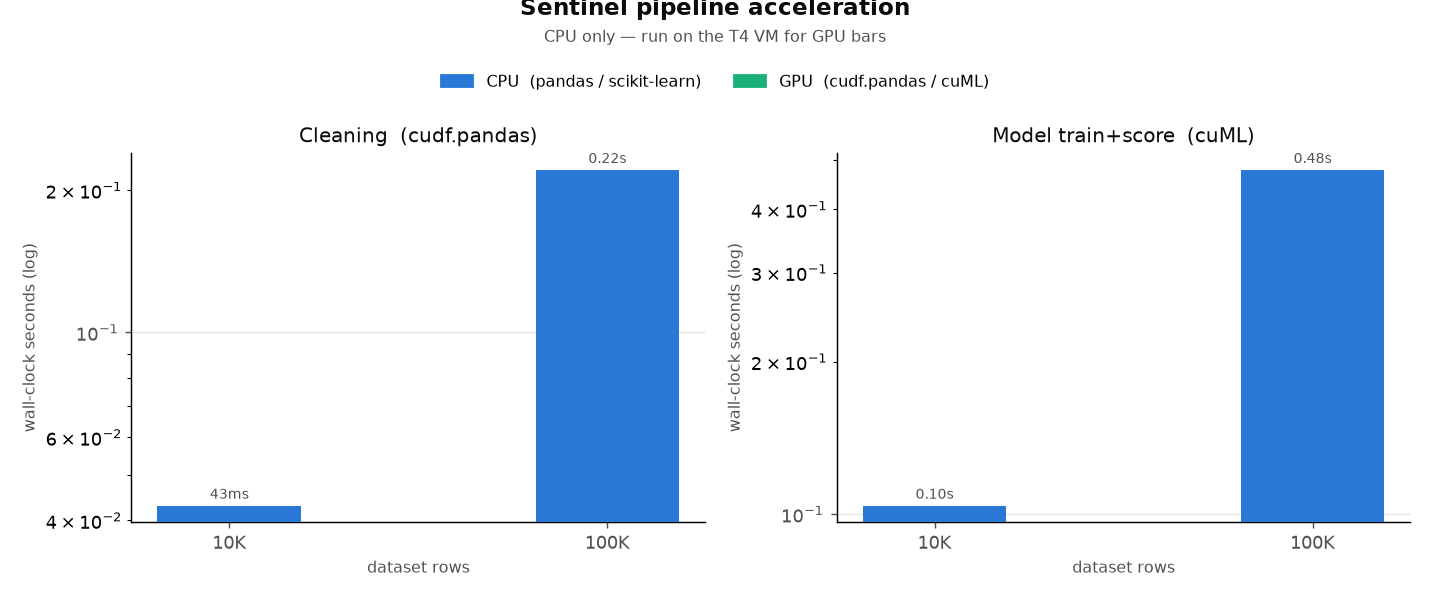

Write Python code to recreate this figure.
"""
cpu_vs_gpu.py — the acceleration proof.

Times the CLEANING step and the MODEL step at multiple data sizes, CPU vs GPU,
logs wall-clock time, and writes a results CSV + a matplotlib chart. Results are
CACHED to disk (benchmarks/results.csv, benchmarks/cpu_vs_gpu.png) so the demo
never depends on live GPU access — re-running this script overwrites the cache
("re-run live").

Each (size, backend, step) runs in a FRESH subprocess (worker mode): the GPU
backend requires `cudf.pandas.install()` before `import pandas`, which can't be
toggled mid-process, so isolating each run in its own process is the only honest
way to time both backends. The worker sets the backend via SENTINEL_GPU and reuses
the real clean/normalize.py and analyze/score_model.py code paths — no duplicated
logic. On a machine without RAPIDS (e.g. the Mac dev box) the GPU workers are
skipped and CPU-only results are produced; run on the T4 VM for the full chart.

Cost-safe: `--smoke` runs the full path at ~1K rows first to shake out
install/logic bugs before any billed 10K/100K/1M sweep.

Usage:
    python benchmarks/cpu_vs_gpu.py --smoke          # ~1K sanity, then stop
    python benchmarks/cpu_vs_gpu.py                  # 10K/100K/1M sweep (hero)
    python benchmarks/cpu_vs_gpu.py --sizes 10000 100000
"""
from __future__ import annotations

import argparse
import csv
import json
import os
import subprocess
import sys

_HERE = os.path.dirname(os.path.abspath(__file__))
_ROOT = os.path.dirname(_HERE)
sys.path.insert(0, _ROOT)

_DATA_DIR = os.path.join(_ROOT, "data")
_RESULTS_CSV = os.path.join(_HERE, "results.csv")
_CHART_PNG = os.path.join(_HERE, "cpu_vs_gpu.png")

DEFAULT_SIZES = [10_000, 100_000, 1_000_000]
SMOKE_SIZE = 1_000

# CVD-validated categorical pair (dataviz skill: blue / aqua, ΔE 73.6).
COLOR_CPU = "#2a78d6"
COLOR_GPU = "#1baf7a"


# ---------------------------------------------------------------------------
# Worker: one timed run of one step for the backend named by SENTINEL_GPU.
# ---------------------------------------------------------------------------
def _worker(step: str, size: int) -> int:
    raw = os.path.join(_DATA_DIR, f"alerts_{size}.parquet")
    backend = "gpu" if os.environ.get("SENTINEL_GPU") == "1" else "cpu"
    if step == "clean":
        from clean import normalize   # module bootstrap reads SENTINEL_GPU
        feat = os.path.join(_DATA_DIR, f"features_{backend}.parquet")
        stats = normalize.run(raw, feat)
        print(json.dumps({"step": "clean", "backend": backend,
                          "seconds": stats["seconds"], "rows": size}))
    elif step == "model":
        from analyze import score_model
        feat = os.path.join(_DATA_DIR, f"features_{backend}.parquet")
        tmp_queue = os.path.join(_DATA_DIR, f"queue_{backend}_bench.parquet")
        m = score_model.run(feat, raw, tmp_queue)
        print(json.dumps({"step": "model", "backend": backend,
                          "seconds": round(m["fit_seconds"] + m["score_all_seconds"], 3),
                          "fit_seconds": m["fit_seconds"],
                          "auc": m["auc"], "f1": m["f1"],
                          "precision": m["precision"], "recall": m["recall"],
                          "rows": size}))
    else:
        print(json.dumps({"error": f"unknown step {step}"}))
        return 1
    return 0


def _run_worker(step: str, size: int, gpu: bool) -> dict | None:
    """Invoke a worker subprocess; return its JSON result, or None on failure."""
    env = {**os.environ, "SENTINEL_GPU": "1" if gpu else "0"}
    proc = subprocess.run(
        [sys.executable, os.path.abspath(__file__), "--worker", step, "--size", str(size)],
        env=env, capture_output=True, text=True)
    if proc.returncode != 0:
        tail = (proc.stderr or "").strip().splitlines()[-1:] or ["(no stderr)"]
        print(f"    [{'gpu' if gpu else 'cpu'}/{step}] FAILED: {tail[0]}")
        return None
    line = [ln for ln in proc.stdout.strip().splitlines() if ln.startswith("{")]
    return json.loads(line[-1]) if line else None


# ---------------------------------------------------------------------------
# Orchestration
# ---------------------------------------------------------------------------
def _ensure_dataset(size: int) -> None:
    path = os.path.join(_DATA_DIR, f"alerts_{size}.parquet")
    if os.path.exists(path):
        return
    print(f"  generating dataset ({size:,} rows)...")
    from ingest.generate_alerts import generate, write_parquet, write_ndjson
    os.makedirs(_DATA_DIR, exist_ok=True)
    rows, _ = generate(size, seed=42)
    write_parquet(rows, path)
    write_ndjson(rows, os.path.join(_DATA_DIR, f"alerts_{size}.ndjson"))


def sweep(sizes: list[int], cpu_only: bool) -> list[dict]:
    results: list[dict] = []
    for size in sizes:
        _ensure_dataset(size)
        print(f"\n[{size:,} rows]")
        # CPU first (its cleaning also produces features_cpu for the CPU model).
        backends = [("cpu", False)] + ([] if cpu_only else [("gpu", True)])
        per = {}
        for bname, is_gpu in backends:
            for step in ("clean", "model"):
                r = _run_worker(step, size, gpu=is_gpu)
                if r is None:
                    continue
                per[(bname, step)] = r
                extra = f"  AUC={r['auc']}" if step == "model" else ""
                print(f"    {bname}/{step:5s}: {r['seconds']:.3f}s{extra}")
        # assemble rows with speedup
        for step in ("clean", "model"):
            cpu_r = per.get(("cpu", step))
            gpu_r = per.get(("gpu", step))
            if cpu_r:
                results.append(_row(size, step, "cpu", cpu_r, None))
            if gpu_r:
                spd = round(cpu_r["seconds"] / gpu_r["seconds"], 2) if cpu_r and gpu_r["seconds"] else None
                results.append(_row(size, step, "gpu", gpu_r, spd))
    return results


def _row(size, step, backend, r, speedup) -> dict:
    return {
        "size": size, "step": step, "backend": backend,
        "seconds": r["seconds"], "speedup": speedup,
        "auc": r.get("auc", ""), "f1": r.get("f1", ""),
        "precision": r.get("precision", ""), "recall": r.get("recall", ""),
    }


def write_csv(results: list[dict], path: str = _RESULTS_CSV) -> None:
    cols = ["size", "step", "backend", "seconds", "speedup", "auc", "f1", "precision", "recall"]
    with open(path, "w", newline="") as f:
        w = csv.DictWriter(f, fieldnames=cols)
        w.writeheader()
        w.writerows(results)


# ---------------------------------------------------------------------------
# Chart
# ---------------------------------------------------------------------------
def plot(results: list[dict], path: str = _CHART_PNG) -> None:
    import matplotlib
    matplotlib.use("Agg")
    import matplotlib.pyplot as plt
    import numpy as np

    sizes = sorted({r["size"] for r in results})
    steps = ["clean", "model"]
    titles = {"clean": "Cleaning  (cudf.pandas)", "model": "Model train+score  (cuML)"}
    idx = {(r["size"], r["step"], r["backend"]): r for r in results}
    has_gpu = any(r["backend"] == "gpu" for r in results)

    fig, axes = plt.subplots(1, 2, figsize=(11, 4.6))
    x = np.arange(len(sizes))
    w = 0.38
    for ax, step in zip(axes, steps):
        cpu = [idx.get((s, step, "cpu"), {}).get("seconds", np.nan) for s in sizes]
        gpu = [idx.get((s, step, "gpu"), {}).get("seconds", np.nan) for s in sizes]
        b1 = ax.bar(x - (w/2 if has_gpu else 0), cpu, w, label="CPU", color=COLOR_CPU, zorder=3)
        _labels(ax, b1, cpu)
        if has_gpu:
            b2 = ax.bar(x + w/2, gpu, w, label="GPU", color=COLOR_GPU, zorder=3)
            _labels(ax, b2, gpu)
            for i, s in enumerate(sizes):   # speedup annotation over GPU bar
                r = idx.get((s, step, "gpu"))
                if r and r.get("speedup"):
                    ax.annotate(f"{r['speedup']:.1f}×", (x[i] + w/2, gpu[i]),
                                textcoords="offset points", xytext=(0, 12),
                                ha="center", fontsize=9, fontweight="bold", color="#0b0b0b")
        ax.set_yscale("log")
        ax.set_title(titles[step], fontsize=11, color="#0b0b0b")
        ax.set_xticks(x)
        ax.set_xticklabels([f"{s//1000}K" if s < 1_000_000 else f"{s//1_000_000}M" for s in sizes])
        ax.set_ylabel("wall-clock seconds (log)", fontsize=9, color="#52514e")
        ax.set_xlabel("dataset rows", fontsize=9, color="#52514e")
        ax.grid(axis="y", color="#e5e5e2", linewidth=0.8, zorder=0)
        for sp in ("top", "right"):
            ax.spines[sp].set_visible(False)
        ax.tick_params(colors="#52514e")

    fig.tight_layout(rect=(0, 0, 1, 0.82))
    handles = [plt.Rectangle((0, 0), 1, 1, color=COLOR_CPU),
               plt.Rectangle((0, 0), 1, 1, color=COLOR_GPU)]
    fig.legend(handles, ["CPU  (pandas / scikit-learn)", "GPU  (cudf.pandas / cuML)"],
               loc="upper center", ncol=2, frameon=False, fontsize=9,
               bbox_to_anchor=(0.5, 0.90))
    sub = "CPU vs NVIDIA T4 GPU" if has_gpu else "CPU only — run on the T4 VM for GPU bars"
    fig.text(0.5, 0.975, "Sentinel pipeline acceleration", ha="center",
             fontsize=13, fontweight="bold", color="#0b0b0b")
    fig.text(0.5, 0.93, sub, ha="center", fontsize=9, color="#52514e")
    fig.savefig(path, dpi=130)
    plt.close(fig)


def _labels(ax, bars, vals):
    import numpy as np
    for b, v in zip(bars, vals):
        if v is None or (isinstance(v, float) and np.isnan(v)):
            continue
        txt = f"{v:.2f}s" if v >= 0.1 else f"{v*1000:.0f}ms"
        ax.annotate(txt, (b.get_x() + b.get_width()/2, v),
                    textcoords="offset points", xytext=(0, 2),
                    ha="center", va="bottom", fontsize=7.5, color="#52514e")


def _print_summary(results: list[dict]) -> None:
    bar = "=" * 68
    print(bar)
    print(" CPU vs GPU BENCHMARK")
    print(bar)
    print(f" {'rows':>9} {'step':6} {'CPU s':>9} {'GPU s':>9} {'speedup':>8} {'AUC':>7}")
    sizes = sorted({r["size"] for r in results})
    idx = {(r["size"], r["step"], r["backend"]): r for r in results}
    for s in sizes:
        for step in ("clean", "model"):
            c = idx.get((s, step, "cpu"))
            g = idx.get((s, step, "gpu"))
            cs = f"{c['seconds']:.3f}" if c else "-"
            gs = f"{g['seconds']:.3f}" if g else "-"
            sp = f"{g['speedup']:.1f}x" if g and g.get("speedup") else "-"
            auc = (g or c or {}).get("auc", "") or "-"
            print(f" {s:>9,} {step:6} {cs:>9} {gs:>9} {sp:>8} {str(auc):>7}")
    print(bar)


def main(argv=None):
    ap = argparse.ArgumentParser(description="CPU vs GPU acceleration benchmark")
    ap.add_argument("--worker", choices=["clean", "model"], help="(internal) run one step")
    ap.add_argument("--size", type=int, help="(internal) worker size")
    ap.add_argument("--smoke", action="store_true", help="~1K full-path sanity then stop")
    ap.add_argument("--sizes", type=int, nargs="+", default=None)
    ap.add_argument("--cpu-only", action="store_true", help="skip GPU (no RAPIDS present)")
    ap.add_argument("--no-plot", action="store_true")
    args = ap.parse_args(argv)

    if args.worker:
        return _worker(args.worker, args.size)

    if args.smoke:
        print("SMOKE TEST (~1K rows) — validating full path before any billed sweep\n")
        results = sweep([SMOKE_SIZE], cpu_only=args.cpu_only)
        _print_summary(results)
        print("\nSmoke passed. Now run the real sweep:  python benchmarks/cpu_vs_gpu.py")
        return 0

    sizes = args.sizes or DEFAULT_SIZES
    results = sweep(sizes, cpu_only=args.cpu_only)
    write_csv(results)
    if not args.no_plot:
        plot(results)
    _print_summary(results)
    print(f"\n cached -> {_RESULTS_CSV}")
    print(f" cached -> {_CHART_PNG}")
    return 0


if __name__ == "__main__":
    sys.exit(main())
